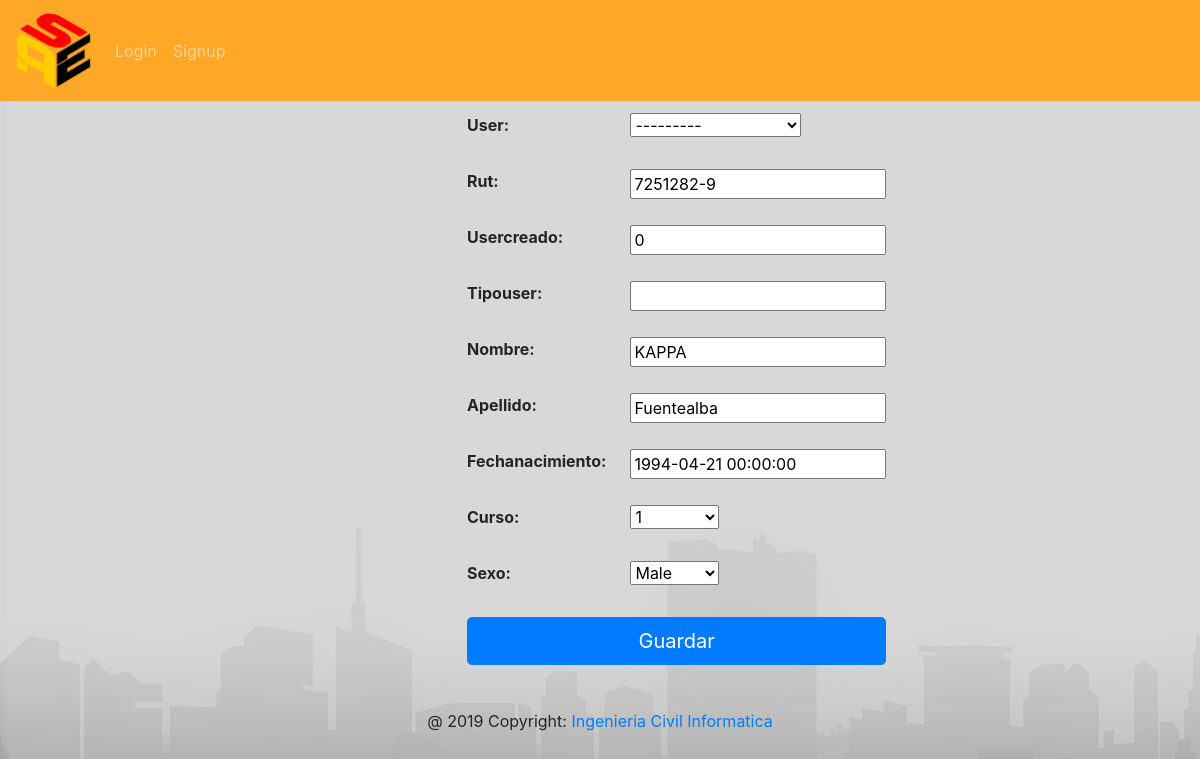
The page /alumno/1/update/ on the database as committed earlier.
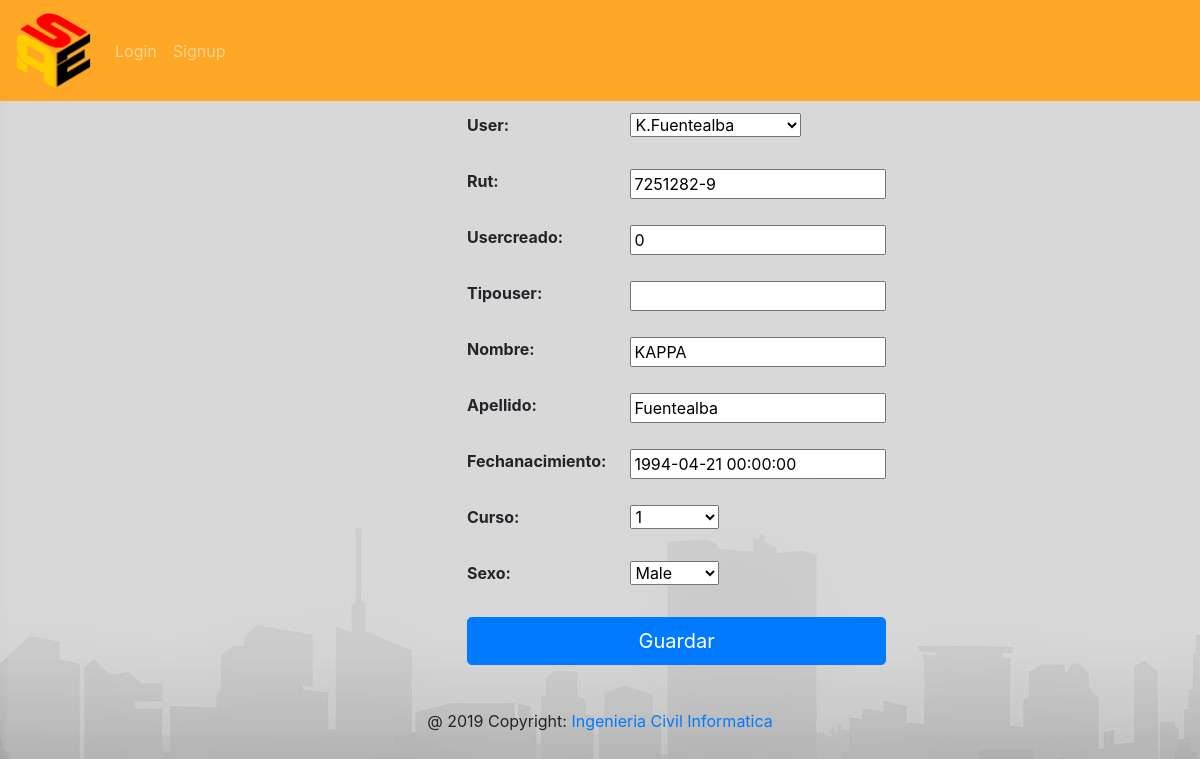
The same page on the database as committed later.
### Registro/models.py (models this page shows, shortened)
class Alumno(models.Model):
	user = models.OneToOneField(User, on_delete=models.CASCADE, blank=True, null=True)
	GENDER_CHOICES = (
        ('M', 'Male'),
        ('F', 'Female'),
    )
	rut=models.CharField(max_length=10)
	usercreado=models.PositiveIntegerField(default=0, blank=True, null=True)
	tipouser=models.PositiveIntegerField(blank=True, null=True)
	nombre=models.CharField(max_length=20)
	apellido=models.CharField(max_length=20)
	fechanacimiento=models.DateTimeField()
	curso=models.ForeignKey(Curso,on_delete=models.CASCADE)
	sexo = models.CharField(max_length=1,choices=GENDER_CHOICES)
	alumno=models.Manager()

### Registro/views.py (the view)
# urls.py: re_path(r'^alumno/(?P<pk>\d+)/update/$', views.AlumnoUpdate.as_view(success_url='/Alumnos/'), name='alumno_update'),
class AlumnoUpdate(UpdateView):
	model = Alumno
	template_name = './alumno_form.html'
	fields = '__all__'

### Registro/models.py (called while the page is built)
	def __str__(self):
		return "{}".format(self.codigo_curso)

### Registro/templates/alumno_form.html (shortened to what this page needs)
{% extends 'base.html' %}
{% block content %}
<div class="container" style="width: 20rem">
	<form action="" method="post">
			<table class="table table-borderless">
				{{ form.as_table }}
			<tr>
				<td colspan="2">
					<button type="submit" class="btn btn-lg btn-primary btn-block"> Guardar</button>
				</td>
			</tr>
			</table>
	</form>
</div>
{% endblock %}

Rows that differ between the two databases and show on the page:
changed Alumno "KAPPA": user "---------" → "K.Fuentealba"
